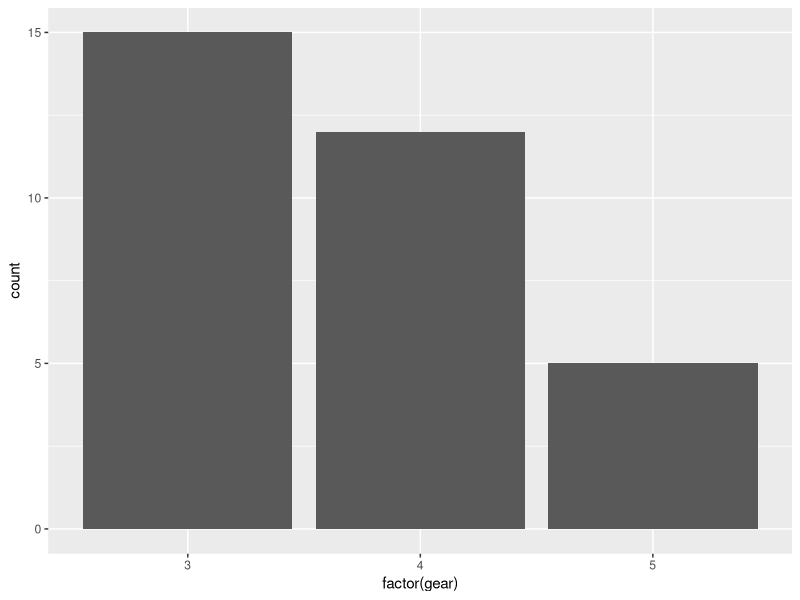
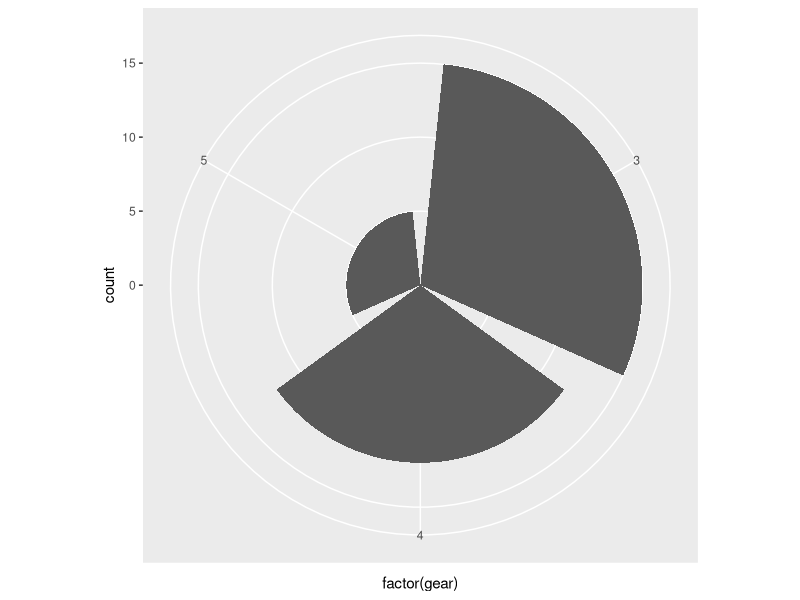
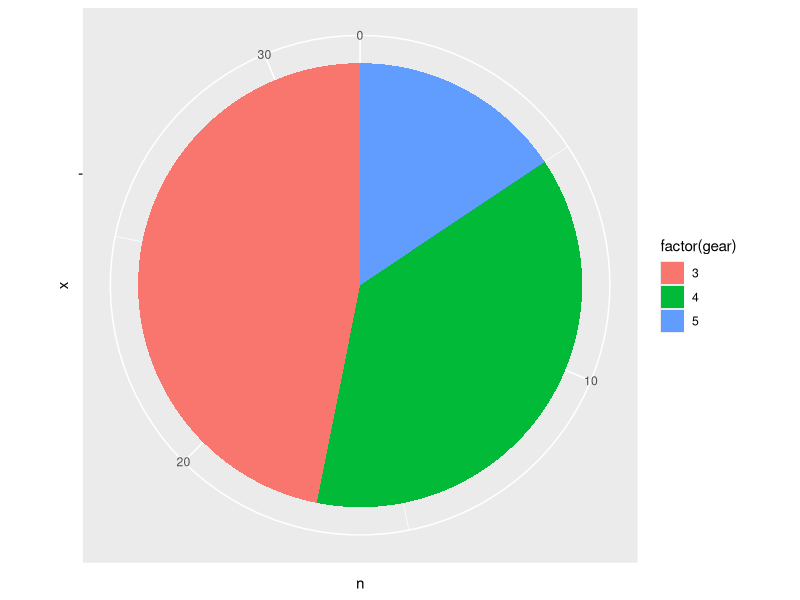
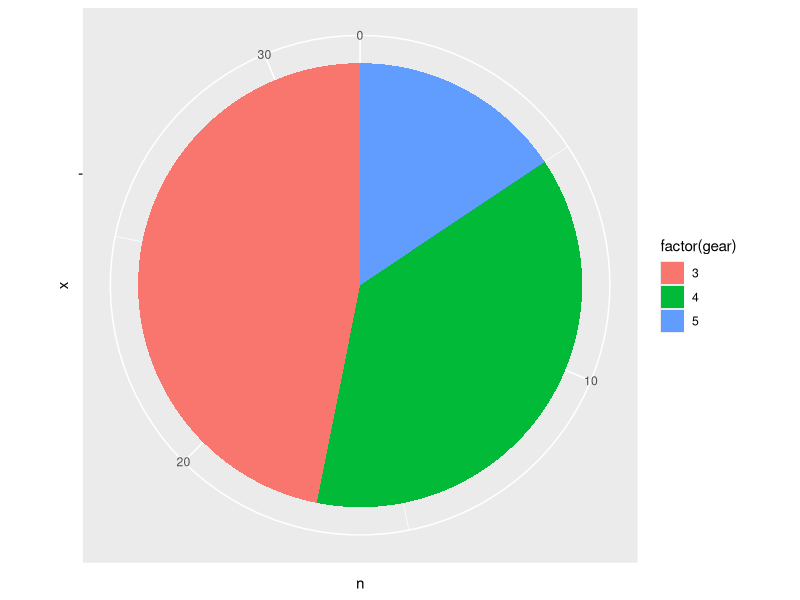
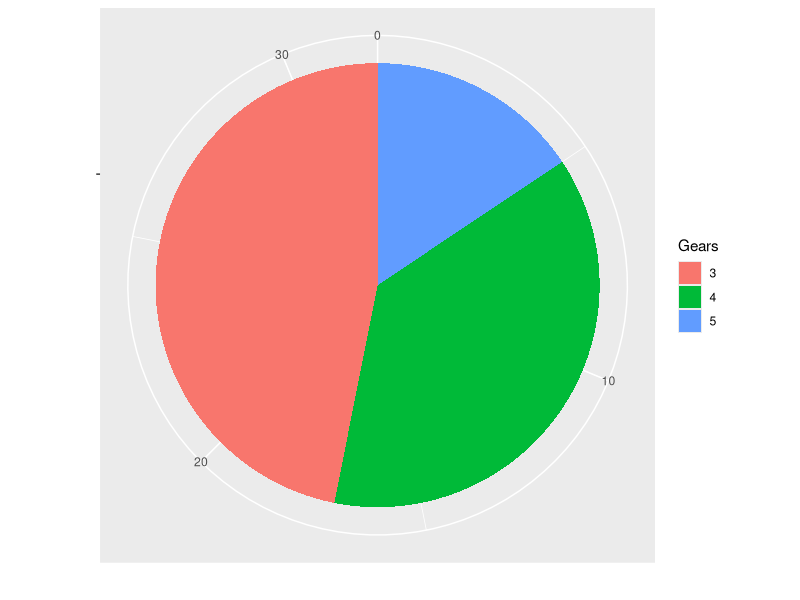
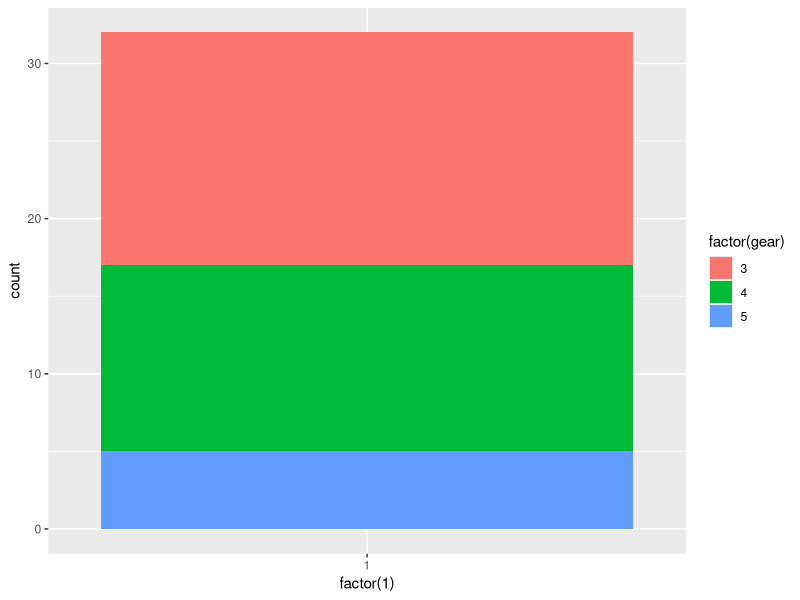
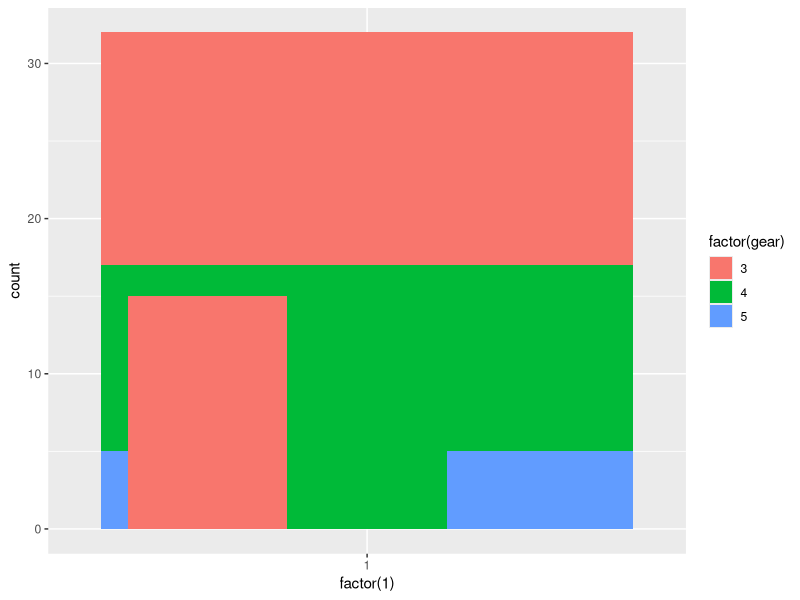

Here is the R script that generated these plots, in order:
#pie Plot in ggplot
#http://www.sthda.com/english/wiki/ggplot2-pie-chart-quick-start-guide-r-software-and-data-visualization

library(ggplot2)
library(dplyr)

mtcars %>% group_by(gear) %>% ggplot(., aes(x=factor(gear))) + geom_bar(stat='count') 

mtcars %>% group_by(gear) %>% ggplot(., aes(x=factor(gear))) + geom_bar(stat='count') + coord_polar('x')

mtcars %>% group_by(gear) %>% tally

mtcars %>% group_by(gear) %>% tally %>% ggplot(., aes(x='', y=n, fill=factor(gear))) + geom_bar(stat='identity') + coord_polar('y', start=0)

(pie1 <- mtcars %>% group_by(gear) %>% tally %>% ggplot(., aes(x='', y=n, fill=factor(gear))) + geom_bar(stat='identity', width=1.5) + coord_polar(theta='y', start=0) ) 
pie1 + xlab('') +  ylab('') +   labs(fill='Gears')  


#first draw barplot
bar <- ggplot(data=mtcars, aes(x = factor(1), fill = factor(gear))) + geom_bar(width = 1)
bar
bar + geom_bar(position='dodge')
